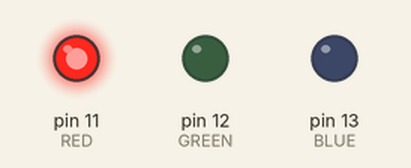
Recording of a program running on a simulated Raspberry Pi (header pin numbers). Parts: output pins drawn as LEDs (lit = HIGH).

Above: at 0.2 s.
At 1.2 s:
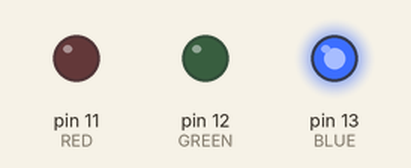
At 2.7 s:
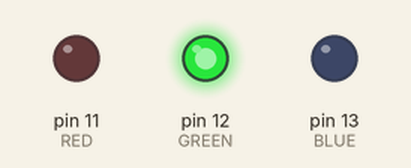
At 3.7 s:
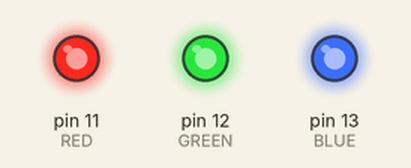
Timing chart, 0 to 4.6 s (numbered marks = the images above):
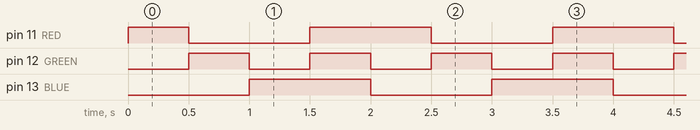

Measured:
- by itself, pin 11 (RED): repeats every 2.0 s: LOW 1.0 s, HIGH 1.0 s
- by itself, pin 12 (GREEN): alternates HIGH for 0.50 s and LOW for 0.50 s
- by itself, pin 13 (BLUE): alternates HIGH for 1.0 s and LOW for 1.0 s

The program:

GPIO_main1.py
```python
import RPi.GPIO as GPIO
import time

RED = 11 # 퍼플
GREEN = 12 # 블루
BLUE = 13 # 그린

GPIO.setmode(GPIO.BOARD) # GPIO.BCM
GPIO.setup(RED, GPIO.OUT) # 11핀 출력셋팅
GPIO.setup(GREEN, GPIO.OUT) # 12핀 출력셋팅
GPIO.setup(BLUE, GPIO.OUT) # 13핀 출력셋팅

# GPIO.output(RED, GPIO.HIGH)
# GPIO.output(RED, GPIO.LOW)

try:
    while True:
        GPIO.output(RED, GPIO.HIGH) # RED on
        GPIO.output(GREEN, GPIO.LOW)
        GPIO.output(BLUE, GPIO.LOW)
        time.sleep(0.5)

        GPIO.output(RED, GPIO.LOW)
        GPIO.output(GREEN, GPIO.HIGH) #  on
        GPIO.output(BLUE, GPIO.LOW)
        time.sleep(0.5)

        GPIO.output(RED, GPIO.LOW)
        GPIO.output(GREEN, GPIO.LOW)
        GPIO.output(BLUE, GPIO.HIGH) # on
        time.sleep(0.5)

        GPIO.output(RED, GPIO.HIGH)
        GPIO.output(GREEN, GPIO.HIGH)
        GPIO.output(BLUE, GPIO.HIGH)
        time.sleep(0.5)

except KeyboardInterrupt:
    GPIO.output(RED, GPIO.LOW)
    GPIO.output(GREEN, GPIO.LOW)
    GPIO.output(BLUE, GPIO.LOW)
    GPIO.cleanup()
```
